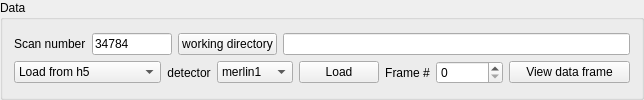
     <widget class="QGroupBox" name="groupBox_7">
      <property name="title">
       <string>Data</string>
      </property>
      <layout class="QGridLayout" name="gridLayout_4">
       <item row="0" column="1">
        <layout class="QVBoxLayout" name="verticalLayout_2">
         <item>
          <layout class="QHBoxLayout" name="horizontalLayout">
           <item>
            <widget class="QLabel" name="label">
             <property name="maximumSize">
              <size>
               <width>100</width>
               <height>16777215</height>
              </size>
             </property>
             <property name="text">
              <string>Scan number</string>
             </property>
            </widget>
           </item>
           <item>
            <widget class="QLineEdit" name="le_scan_num">
             <property name="sizePolicy">
              <sizepolicy hsizetype="Fixed" vsizetype="Fixed">
               <horstretch>0</horstretch>
               <verstretch>0</verstretch>
              </sizepolicy>
             </property>
             <property name="maximumSize">
              <size>
               <width>80</width>
               <height>16777215</height>
              </size>
             </property>
             <property name="text">
              <string>34784</string>
             </property>
            </widget>
           </item>
           <item>
            <widget class="QPushButton" name="btn_choose_cwd">
             <property name="text">
              <string>working directory</string>
             </property>
            </widget>
           </item>
           <item>
            <widget class="QLineEdit" name="le_working_directory">
             <property name="readOnly">
              <bool>true</bool>
             </property>
            </widget>
           </item>
          </layout>
         </item>
         <item>
          <layout class="QHBoxLayout" name="horizontalLayout_2">
           <item>
            <widget class="QComboBox" name="cb_dataloader">
             <property name="maximumSize">
              <size>
               <width>16777215</width>
               <height>16777215</height>
              </size>
             </property>
             <item>
              <property name="text">
               <string>Load from h5</string>
              </property>
             </item>
             <item>
              <property name="text">
               <string>Load from databroker</string>
              </property>
             </item>
            </widget>
           </item>
           <item>
            <widget class="QLabel" name="label_26">
             <property name="text">
              <string>detector</string>
             </property>
             <property name="alignment">
              <set>Qt::AlignCenter</set>
             </property>
            </widget>
           </item>
           <item>
            <widget class="QComboBox" name="cb_detectorkind">
             <item>
              <property name="text">
               <string>merlin1</string>
              </property>
             </item>
             <item>
              <property name="text">
               <string>merlin2</string>
              </property>
             </item>
             <item>
              <property name="text">
               <string>timepix1</string>
              </property>
             </item>
             <item>
              <property name="text">
               <string>timepix2</string>
              </property>
             </item>
            </widget>
           </item>
           <item>
            <widget class="QPushButton" name="btn_load_scan">
             <property name="text">
              <string>Load</string>
             </property>
            </widget>
           </item>
           <item>
            <widget class="QLabel" name="label_36">
             <property name="maximumSize">
              <size>
               <width>70</width>
               <height>16777215</height>
              </size>
             </property>
             <property name="text">
              <string>Frame #</string>
             </property>
             <property name="alignment">
              <set>Qt::AlignCenter</set>
             </property>
            </widget>
           </item>
           <item>
            <widget class="QSpinBox" name="sp_fram_num">
             <property name="maximumSize">
              <size>
               <width>70</width>
               <height>16777215</height>
              </size>
             </property>
             <property name="maximum">
              <number>1000000</number>
             </property>
            </widget>
           </item>
           <item>
            <widget class="QPushButton" name="btn_view_frame">
             <property name="minimumSize">
              <size>
               <width>121</width>
               <height>0</height>
              </size>
             </property>
             <property name="maximumSize">
              <size>
               <width>150</width>
               <height>16777215</height>
              </size>
             </property>
             <property name="text">
              <string>View data frame</string>
             </property>
            </widget>
           </item>
          </layout>
         </item>
        </layout>
       </item>
      </layout>
     </widget>
